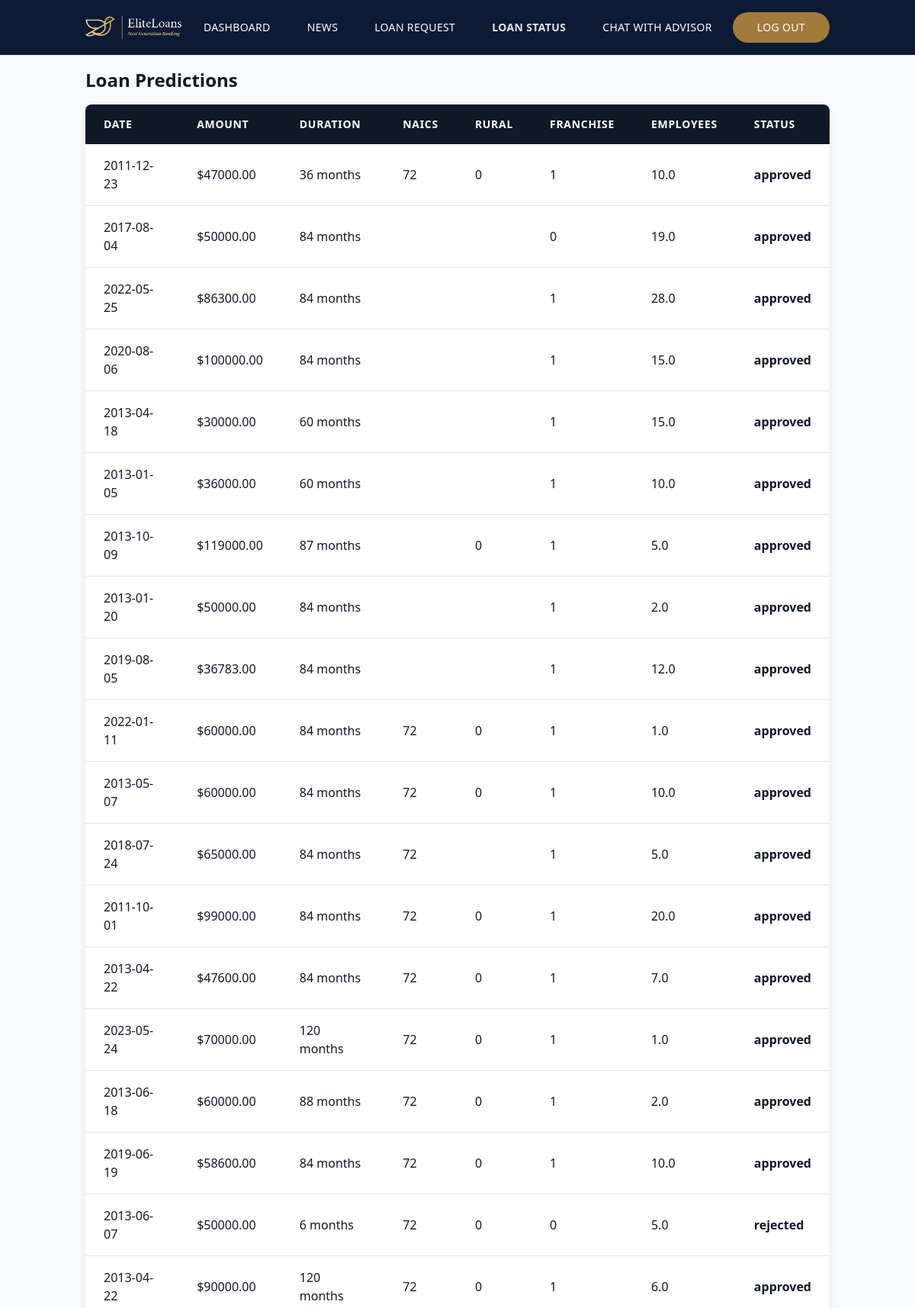
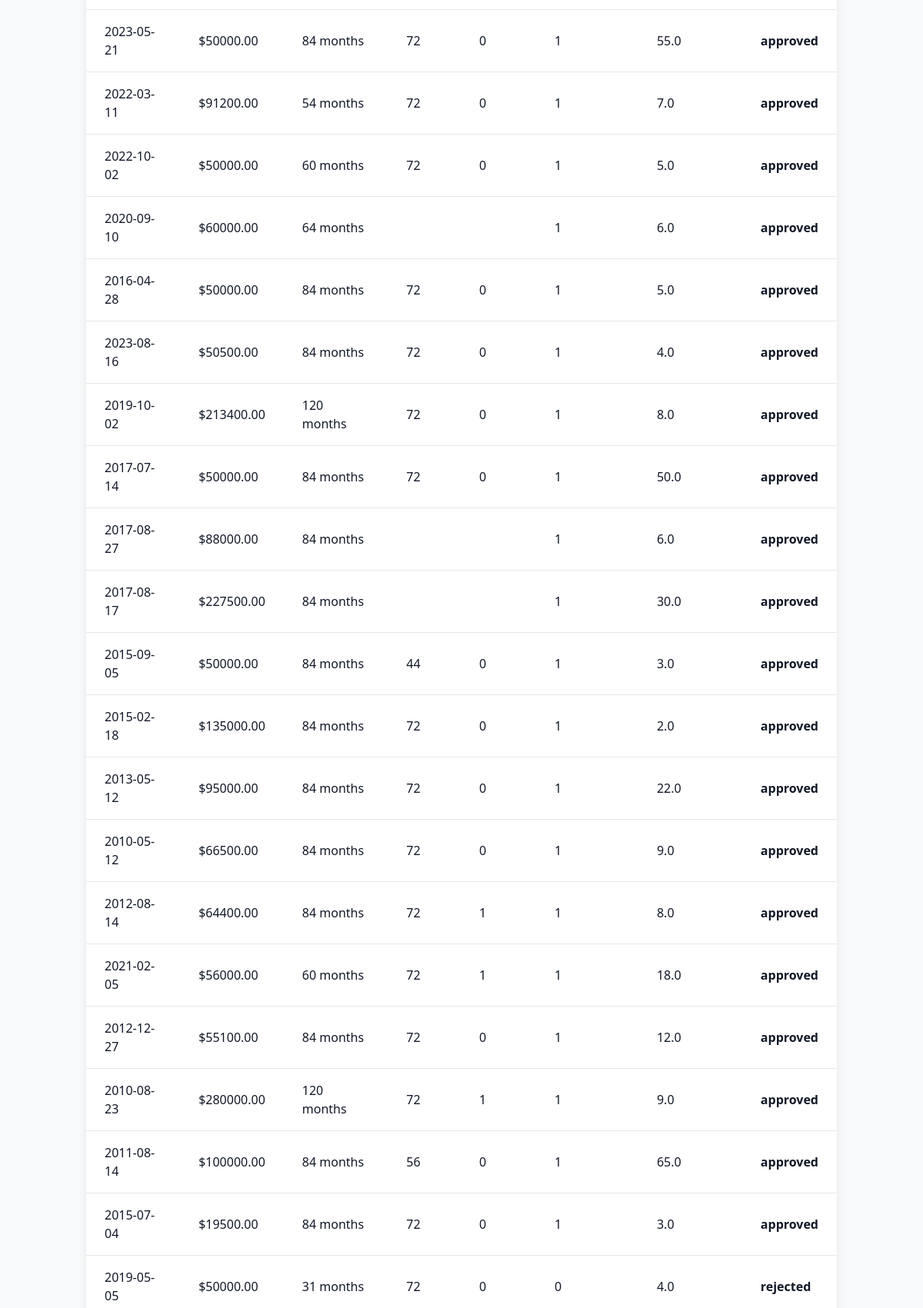
The page /client-loanstatus/ (signed in, upper part) on the database its author committed (2 pictures, top to bottom).
### app/models/model_loanrequest.py (models this page shows, shortened)
class LoanRequest(models.Model):
    STATUS_CHOICES = [
        ('pending', 'Pending'),
        ('approved', 'Approved'),
        ('rejected', 'Rejected'),
    ]
    advisor = models.ForeignKey(UserProfile, related_name='advisor_loan_requests', on_delete=models.CASCADE)
    user = models.ForeignKey(UserProfile, on_delete=models.CASCADE)
    created_at = models.DateTimeField(default=timezone.now)
    updated_at = models.DateTimeField(auto_now=True)  # Last update
    amount = models.DecimalField(max_digits=10, decimal_places=2)  # Loan amount
    term = models.IntegerField()  # Loan term in months
    low_doc = models.CharField(max_length=1, choices=[('1', 'Yes'), ('0', 'No')])  # LowDoc = 1 or 0
    rev_line_cr = models.CharField(max_length=1, choices=[('1', 'Yes'), ('0', 'No')])  # RevLineCr = 1 or 0
    no_emp = models.FloatField()  # Number of employees
    naics = models.CharField(max_length=2)  # NAICS code
    new = models.CharField(max_length=1, choices=[('1', 'New'), ('0', 'Existing')])  # New = 1 or 0
    franchise = models.CharField(max_length=1, choices=[('1', 'Franchise'), ('0', 'Non-Franchise')])  # Franchise = 1 or 0
    state = models.CharField(max_length=2)  # State abbreviation
    rural = models.CharField(max_length=4, choices=[('0', 'Urban'), ('1', 'Rural'), ('None', 'Undefined')])  # Urban, Rural or Undefined
    status = models.CharField(max_length=20, choices=STATUS_CHOICES, default='pending')

### app/views/views_loanrequest_client.py (the view)
# urls.py: path('client-loanstatus/', loan_predictions_view, name='client-loanstatus'),
@login_required
def loan_predictions_view(request):
    print("Utilisateur connecté :", request.user)  # Debug
    user = request.user
    predictions = LoanRequest.objects.filter(user=user)
    return render(request, "app/client-loanstatus.html", {"predictions": predictions})

### app/models/users.py (called while the page is built)
    def __str__(self):
        return f"{self.username} ({self.role})"

### app/templates/app/client-loanstatus.html (shortened to what this page needs)
{% extends 'base-client.html' %}
{% block content %}
<section>
    <div class="container mx-auto px-6">
        <h2 class="text-2xl font-semibold text-gray-900 my-4">Loan Predictions</h2>
        <div class="overflow-hidden rounded-lg shadow-lg">
            <table class="w-full text-gray-900" id="loansTable">
                <thead class="bg-gray-900 text-white uppercase text-sm tracking-wider">
                    <tr>
                        <th class="py-4 px-6 text-left">Date</th>
                        <th class="py-4 px-6 text-left">Amount</th>
                        <th class="py-4 px-6 text-left">Duration</th>
                        <th class="py-4 px-6 text-left">NAICS</th>
                        <th class="py-4 px-6 text-left">Rural</th>
                        <th class="py-4 px-6 text-left">Franchise</th>
                        <th class="py-4 px-6 text-left">Employees</th>
                        <th class="py-4 px-6 text-left">Status</th>
                    </tr>
                </thead>
                <tbody class="divide-y divide-gray-200">
                    {% for prediction in predictions %}
                    <tr class="bg-white hover:bg-gray-50">
                        <td class="py-4 px-6">{{ prediction.created_at|date:"Y-m-d" }}</td>
                        <td class="py-4 px-6">${{ prediction.amount }}</td>
                        <td class="py-4 px-6">{{ prediction.term }} months</td>
                        <td class="py-4 px-6">{{ prediction.naics }}</td>
                        <td class="py-4 px-6">{{ prediction.rural }}</td>
                        <td class="py-4 px-6">{{ prediction.franchise }}</td>
                        <td class="py-4 px-6">{{ prediction.no_emp }}</td>
                        <td class="py-4 px-6 font-semibold" id="status-{{ prediction.id }}">{{ prediction.status }}</td>
                    </tr>
                    {% empty %}
                    <tr>
                        <td colspan="10" class="py-6 text-center text-gray-500">No loan predictions available.</td>
                    </tr>
                    {% endfor %}
                </tbody>
            </table>
        </div>
    </section>
{% endblock %}

### theme/templates/base-client.html (style rules this page uses)
:root { --color-primary: #0D1A34; --color-accent: #C9A05F; --color-text: #2D3748; --color-bg: #F9FAFB; }

### rows shown on the page
LoanRequest: created_at "2011-12-23", amount "47000.00", term "36", naics "72", rural "0", franchise "1", no_emp "10.0", status "approved"
LoanRequest: created_at "2017-08-04", amount "50000.00", term "84", franchise "0", no_emp "19.0", status "approved"
LoanRequest: created_at "2022-05-25", amount "86300.00", term "84", franchise "1", no_emp "28.0", status "approved"
LoanRequest: created_at "2020-08-06", amount "100000.00", term "84", franchise "1", no_emp "15.0", status "approved"
LoanRequest: created_at "2013-04-18", amount "30000.00", term "60", franchise "1", no_emp "15.0", status "approved"
LoanRequest: created_at "2013-01-05", amount "36000.00", term "60", franchise "1", no_emp "10.0", status "approved"
LoanRequest: created_at "2013-10-09", amount "119000.00", term "87", rural "0", franchise "1", no_emp "5.0", status "approved"
LoanRequest: created_at "2013-01-20", amount "50000.00", term "84", franchise "1", no_emp "2.0", status "approved"
LoanRequest: created_at "2019-08-05", amount "36783.00", term "84", franchise "1", no_emp "12.0", status "approved"
LoanRequest: created_at "2022-01-11", amount "60000.00", term "84", naics "72", rural "0", franchise "1", no_emp "1.0", status "approved"
LoanRequest: created_at "2013-05-07", amount "60000.00", term "84", naics "72", rural "0", franchise "1", no_emp "10.0", status "approved"
LoanRequest: created_at "2018-07-24", amount "65000.00", term "84", naics "72", franchise "1", no_emp "5.0", status "approved"
LoanRequest: created_at "2011-10-01", amount "99000.00", term "84", naics "72", rural "0", franchise "1", no_emp "20.0", status "approved"
LoanRequest: created_at "2013-04-22", amount "47600.00", term "84", naics "72", rural "0", franchise "1", no_emp "7.0", status "approved"
LoanRequest: created_at "2023-05-24", amount "70000.00", term "120", naics "72", rural "0", franchise "1", no_emp "1.0", status "approved"
LoanRequest: created_at "2013-06-18", amount "60000.00", term "88", naics "72", rural "0", franchise "1", no_emp "2.0", status "approved"
LoanRequest: created_at "2019-06-19", amount "58600.00", term "84", naics "72", rural "0", franchise "1", no_emp "10.0", status "approved"
LoanRequest: created_at "2013-06-07", amount "50000.00", term "6", naics "72", rural "0", franchise "0", no_emp "5.0", status "rejected"
LoanRequest: created_at "2013-04-22", amount "90000.00", term "120", naics "72", rural "0", franchise "1", no_emp "6.0", status "approved"
LoanRequest: created_at "2023-05-21", amount "50000.00", term "84", naics "72", rural "0", franchise "1", no_emp "55.0", status "approved"
LoanRequest: created_at "2022-03-11", amount "91200.00", term "54", naics "72", rural "0", franchise "1", no_emp "7.0", status "approved"
LoanRequest: created_at "2022-10-02", amount "50000.00", term "60", naics "72", rural "0", franchise "1", no_emp "5.0", status "approved"
LoanRequest: created_at "2020-09-10", amount "60000.00", term "64", franchise "1", no_emp "6.0", status "approved"
LoanRequest: created_at "2016-04-28", amount "50000.00", term "84", naics "72", rural "0", franchise "1", no_emp "5.0", status "approved"
LoanRequest: created_at "2023-08-16", amount "50500.00", term "84", naics "72", rural "0", franchise "1", no_emp "4.0", status "approved"
LoanRequest: created_at "2019-10-02", amount "213400.00", term "120", naics "72", rural "0", franchise "1", no_emp "8.0", status "approved"
LoanRequest: created_at "2017-07-14", amount "50000.00", term "84", naics "72", rural "0", franchise "1", no_emp "50.0", status "approved"
LoanRequest: created_at "2017-08-27", amount "88000.00", term "84", franchise "1", no_emp "6.0", status "approved"
LoanRequest: created_at "2017-08-17", amount "227500.00", term "84", franchise "1", no_emp "30.0", status "approved"
LoanRequest: created_at "2015-09-05", amount "50000.00", term "84", naics "44", rural "0", franchise "1", no_emp "3.0", status "approved"
LoanRequest: created_at "2015-02-18", amount "135000.00", term "84", naics "72", rural "0", franchise "1", no_emp "2.0", status "approved"
LoanRequest: created_at "2013-05-12", amount "95000.00", term "84", naics "72", rural "0", franchise "1", no_emp "22.0", status "approved"
LoanRequest: created_at "2010-05-12", amount "66500.00", term "84", naics "72", rural "0", franchise "1", no_emp "9.0", status "approved"
LoanRequest: created_at "2012-08-14", amount "64400.00", term "84", naics "72", rural "1", franchise "1", no_emp "8.0", status "approved"
LoanRequest: created_at "2021-02-05", amount "56000.00", term "60", naics "72", rural "1", franchise "1", no_emp "18.0", status "approved"
LoanRequest: created_at "2012-12-27", amount "55100.00", term "84", naics "72", rural "0", franchise "1", no_emp "12.0", status "approved"
LoanRequest: created_at "2010-08-23", amount "280000.00", term "120", naics "72", rural "1", franchise "1", no_emp "9.0", status "approved"
LoanRequest: created_at "2011-08-14", amount "100000.00", term "84", naics "56", rural "0", franchise "1", no_emp "65.0", status "approved"
LoanRequest: created_at "2015-07-04", amount "19500.00", term "84", naics "72", rural "0", franchise "1", no_emp "3.0", status "approved"
LoanRequest: created_at "2019-05-05", amount "50000.00", term "31", naics "72", rural "0", franchise "0", no_emp "4.0", status "rejected"
